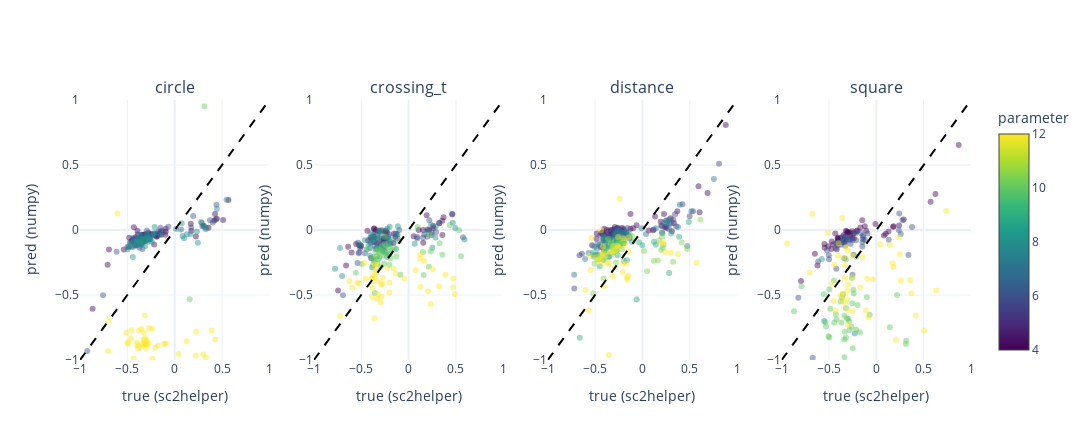

Source (notebook cell):
### Code cell
setups = sorted(df["setup"].unique())
fig = make_subplots(rows=1, cols=len(setups), subplot_titles=setups)

for col, setup in enumerate(setups, start=1):
    part = df[df["setup"] == setup]
    fig.add_trace(
        go.Scatter(
            x=part["true_outcome"],
            y=part["pred_outcome"],
            mode="markers",
            marker={
                "size": 6,
                "opacity": 0.45,
                "color": part["parameter_value"],
                "colorscale": "Viridis",
                "showscale": col == len(setups),
                "colorbar": {"title": "parameter"},
            },
            name=setup,
            showlegend=False,
        ),
        row=1,
        col=col,
    )
    fig.add_trace(
        go.Scatter(x=[-1, 1], y=[-1, 1], mode="lines", line={"dash": "dash", "color": "black"}, showlegend=False),
        row=1,
        col=col,
    )
    fig.update_xaxes(title_text="true (sc2helper)", row=1, col=col, range=[-1, 1])
    fig.update_yaxes(title_text="pred (numpy)", row=1, col=col, range=[-1, 1])

fig.update_layout(height=440, width=max(1100, 320 * len(setups)), template="plotly_white")
fig.show()

### Figure 1 — Plotly figure (JSON) as saved in the notebook; plotly's stock layout.template omitted (floating-point values rounded to 4 significant figures; data arrays with more than 128 entries replaced by an {"elided": "..."} marker saying what was removed)
{"data": [{"marker": {"color": {"elided": "237 float values"}, "colorbar": {"title": {"text": "parameter"}}, "colorscale": [[0.0, "#440154"], [0.1111, "#482878"], [0.2222, "#3e4989"], [0.3333, "#31688e"], [0.4444, "#26828e"], [0.5556, "#1f9e89"], [0.6667, "#35b779"], [0.7778, "#6ece58"], [0.8889, "#b5de2b"], [1.0, "#fde725"]], "opacity": 0.45, "showscale": false, "size": 6}, "mode": "markers", "name": "circle", "showlegend": false, "x": {"elided": "237 float values"}, "y": {"elided": "237 float values"}, "type": "scatter", "xaxis": "x", "yaxis": "y"}, {"line": {"color": "black", "dash": "dash"}, "mode": "lines", "showlegend": false, "x": [-1, 1], "y": [-1, 1], "type": "scatter", "xaxis": "x", "yaxis": "y"}, {"marker": {"color": {"elided": "235 float values"}, "colorbar": {"title": {"text": "parameter"}}, "colorscale": [[0.0, "#440154"], [0.1111, "#482878"], [0.2222, "#3e4989"], [0.3333, "#31688e"], [0.4444, "#26828e"], [0.5556, "#1f9e89"], [0.6667, "#35b779"], [0.7778, "#6ece58"], [0.8889, "#b5de2b"], [1.0, "#fde725"]], "opacity": 0.45, "showscale": false, "size": 6}, "mode": "markers", "name": "crossing_t", "showlegend": false, "x": {"elided": "235 float values"}, "y": {"elided": "235 float values"}, "type": "scatter", "xaxis": "x2", "yaxis": "y2"}, {"line": {"color": "black", "dash": "dash"}, "mode": "lines", "showlegend": false, "x": [-1, 1], "y": [-1, 1], "type": "scatter", "xaxis": "x2", "yaxis": "y2"}, {"marker": {"color": {"elided": "288 float values"}, "colorbar": {"title": {"text": "parameter"}}, "colorscale": [[0.0, "#440154"], [0.1111, "#482878"], [0.2222, "#3e4989"], [0.3333, "#31688e"], [0.4444, "#26828e"], [0.5556, "#1f9e89"], [0.6667, "#35b779"], [0.7778, "#6ece58"], [0.8889, "#b5de2b"], [1.0, "#fde725"]], "opacity": 0.45, "showscale": false, "size": 6}, "mode": "markers", "name": "distance", "showlegend": false, "x": {"elided": "288 float values"}, "y": {"elided": "288 float values"}, "type": "scatter", "xaxis": "x3", "yaxis": "y3"}, {"line": {"color": "black", "dash": "dash"}, "mode": "lines", "showlegend": false, "x": [-1, 1], "y": [-1, 1], "type": "scatter", "xaxis": "x3", "yaxis": "y3"}, {"marker": {"color": {"elided": "240 float values"}, "colorbar": {"title": {"text": "parameter"}}, "colorscale": [[0.0, "#440154"], [0.1111, "#482878"], [0.2222, "#3e4989"], [0.3333, "#31688e"], [0.4444, "#26828e"], [0.5556, "#1f9e89"], [0.6667, "#35b779"], [0.7778, "#6ece58"], [0.8889, "#b5de2b"], [1.0, "#fde725"]], "opacity": 0.45, "showscale": true, "size": 6}, "mode": "markers", "name": "square", "showlegend": false, "x": {"elided": "240 float values"}, "y": {"elided": "240 float values"}, "type": "scatter", "xaxis": "x4", "yaxis": "y4"}, {"line": {"color": "black", "dash": "dash"}, "mode": "lines", "showlegend": false, "x": [-1, 1], "y": [-1, 1], "type": "scatter", "xaxis": "x4", "yaxis": "y4"}], "layout": {"xaxis": {"anchor": "y", "domain": [0.0, 0.2125], "title": {"text": "true (sc2helper)"}, "range": [-1, 1]}, "yaxis": {"anchor": "x", "domain": [0.0, 1.0], "title": {"text": "pred (numpy)"}, "range": [-1, 1]}, "xaxis2": {"anchor": "y2", "domain": [0.2625, 0.475], "title": {"text": "true (sc2helper)"}, "range": [-1, 1]}, "yaxis2": {"anchor": "x2", "domain": [0.0, 1.0], "title": {"text": "pred (numpy)"}, "range": [-1, 1]}, "xaxis3": {"anchor": "y3", "domain": [0.525, 0.7375], "title": {"text": "true (sc2helper)"}, "range": [-1, 1]}, "yaxis3": {"anchor": "x3", "domain": [0.0, 1.0], "title": {"text": "pred (numpy)"}, "range": [-1, 1]}, "xaxis4": {"anchor": "y4", "domain": [0.7875, 1.0], "title": {"text": "true (sc2helper)"}, "range": [-1, 1]}, "yaxis4": {"anchor": "x4", "domain": [0.0, 1.0], "title": {"text": "pred (numpy)"}, "range": [-1, 1]}, "annotations": [{"font": {"size": 16}, "showarrow": false, "text": "circle", "x": 0.1062, "xanchor": "center", "xref": "paper", "y": 1.0, "yanchor": "bottom", "yref": "paper"}, {"font": {"size": 16}, "showarrow": false, "text": "crossing_t", "x": 0.3688, "xanchor": "center", "xref": "paper", "y": 1.0, "yanchor": "bottom", "yref": "paper"}, {"font": {"size": 16}, "showarrow": false, "text": "distance", "x": 0.6313, "xanchor": "center", "xref": "paper", "y": 1.0, "yanchor": "bottom", "yref": "paper"}, {"font": {"size": 16}, "showarrow": false, "text": "square", "x": 0.8938, "xanchor": "center", "xref": "paper", "y": 1.0, "yanchor": "bottom", "yref": "paper"}], "height": 440, "width": 1280}}
